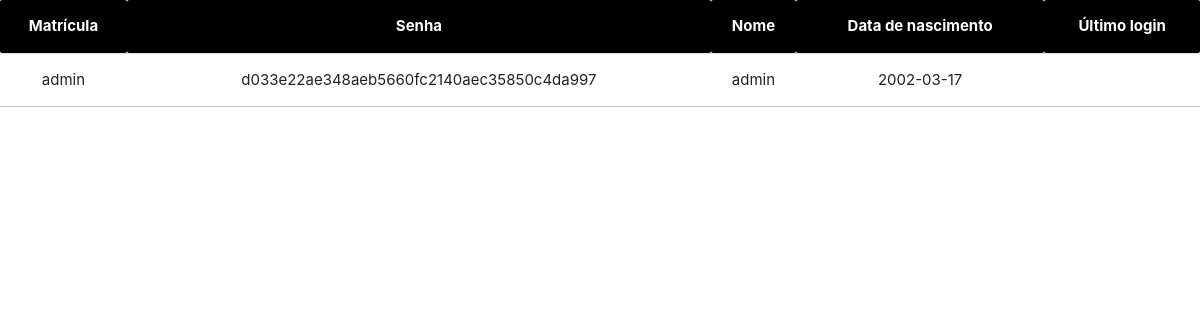
Screenshot of /Old/Back-End/professores_list.php with the database file from the repository.
### tables this page shows
CREATE TABLE IF NOT EXISTS `Professores` (
  `Matricula` VARCHAR(20) NOT NULL,
  `Nome` VARCHAR(100) NOT NULL,
  `Email` VARCHAR(100) NOT NULL,
  `Data_Nascimento` DATE NOT NULL,
  `Ultimo_Login` DATETIME NULL,
  `Senha` VARCHAR(255) NOT NULL,
  PRIMARY KEY (`Matricula`));

### Old/Back-End/professores_pdo.php (the view, shortened to what this page needs)
<?php
function selectPDO($criterio = 'Nome', $pesquisa = '') {
	try {
		$sql = "SELECT * FROM ".$GLOBALS['tb_professores']." WHERE ".$criterio." ";
		if ($criterio == 'Nome' || $criterio = 'Matricula')
			$sql .= " like '%".$pesquisa."%'";
		else $sql .= ' = '.$pesquisa;
		$sql .= ";";
		$consulta = $GLOBALS['pdo']->query($sql);
		$registros = array();
		for ($i = 0; $linha = $consulta->fetch(PDO::FETCH_ASSOC); $i++) {
			$registros[$i] = array();
			array_push($registros[$i], $linha['Matricula']);
			array_push($registros[$i], $linha['Senha']);
			array_push($registros[$i], $linha['Nome']);
			array_push($registros[$i], $linha['Data_Nascimento']);
			array_push($registros[$i], $linha['Ultimo_Login']);
		}
		return $registros;
	} catch (PDOException $e) {
		echo "Erro: ".$e->getMessage();
	}
}
function printSelectPDOAsTable ($registros) {
	echo "<table class='highlight centered responsive-table'>
	<thead class='black white-text'>
	<tr>
		<th>Matrícula</th>
		<th>Senha</th>
		<th>Nome</th>
		<th>Data de nascimento</th>
		<th>Último login</th>
	</tr>
	</thead>
	<tdbody>";
	for ($i=0; $i < count($registros); $i++) {
		echo "<tr>";
		for ($j=0; $j < count($registros[$i]); $j++) {
			echo "<td>".$registros[$i][$j]."</td>";
		}
	}
	echo "</tbody>
	</table>";
}
?>

### rows the page displays
professores: Matricula "admin", Senha "d033e22ae348aeb5660fc2140aec35850c4da997", Data_Nascimento "2002-03-17"

### other values shown
$registros[$i][$j] "admin"
